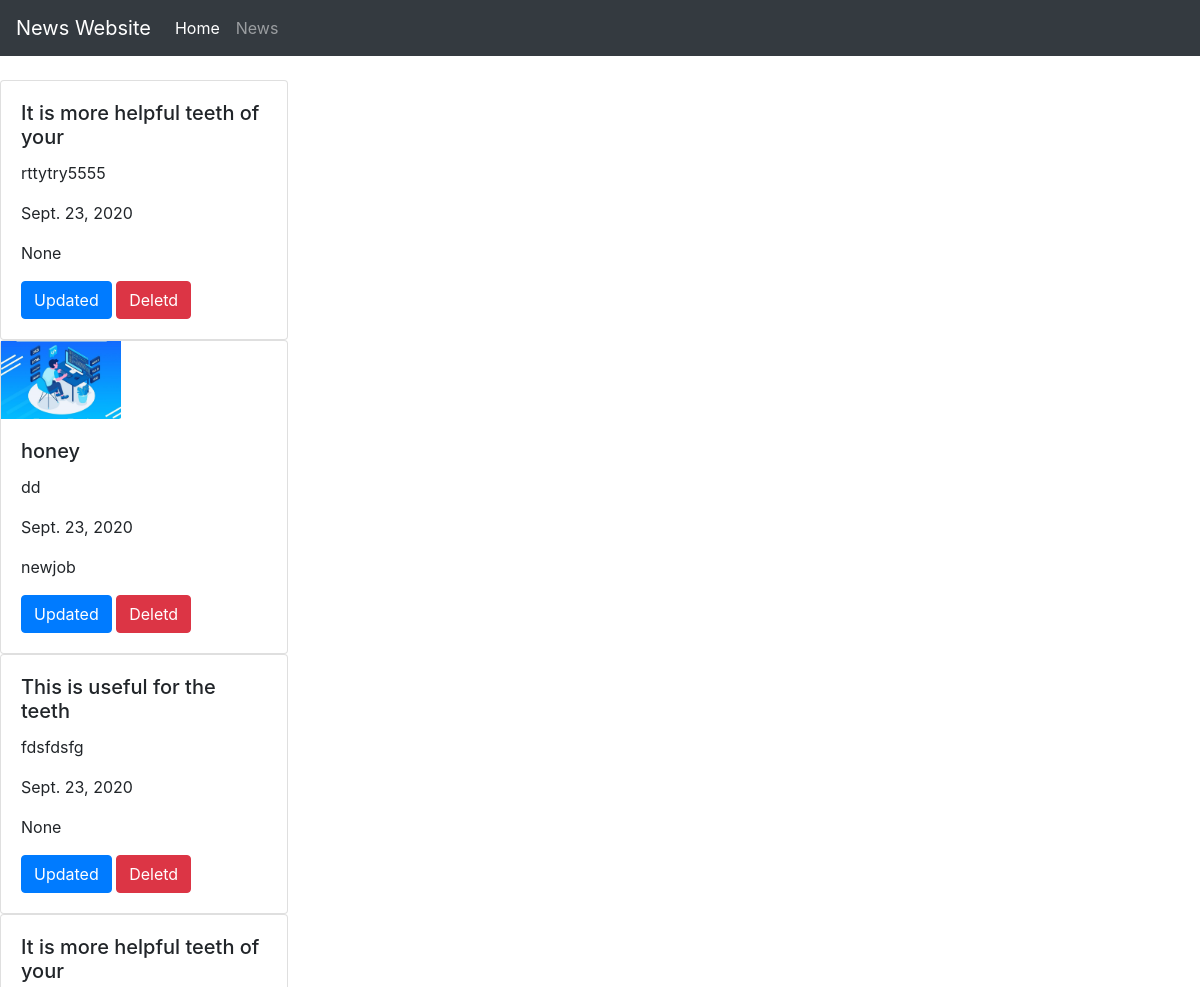
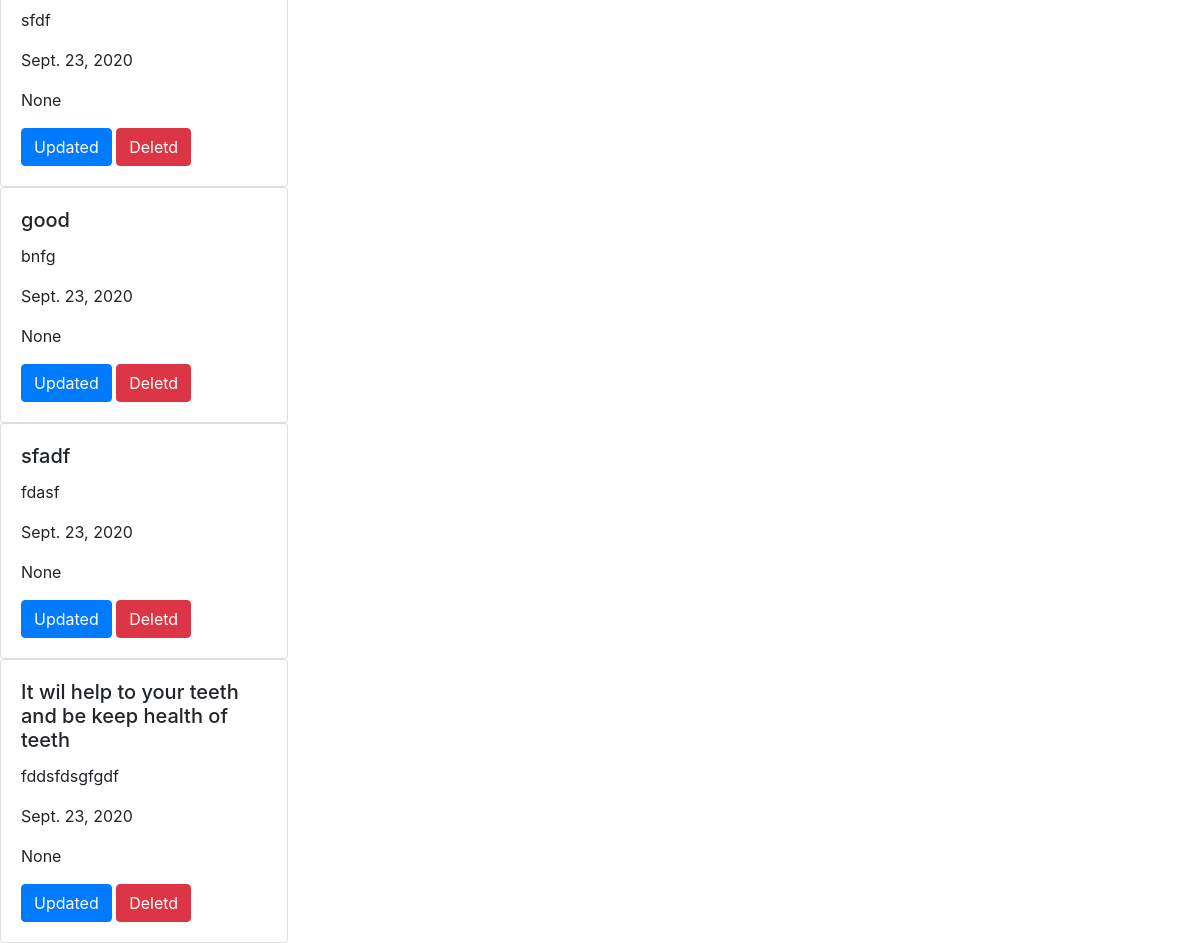
/home/, run on the app's committed database (2 pictures, top to bottom).
### news_job/models.py (models this page shows, shortened)
class News(models.Model):
    description = models.CharField(max_length=300)
    image = models.FileField(upload_to='media', blank=True,null=True)
    body = models.TextField()
    date_time = models.DateField(auto_now_add=True)
    created_by = models.ForeignKey(User, null=True,on_delete=models.CASCADE)

### news_job/views.py (the view)
# urls.py: 2. Add a URL to urlpatterns:  path('', Home.as_view(), name='home')
def Home(request):
    news = News.objects.all()
    context = {'news':news}
    return render(request,'news_job/home.html', context)

### news_job/templates/news_job/home.html (shortened to what this page needs)
{% extends "news_job/base.html" %}
{% load static %}
    {% block content %}
    <br>
        {% for new in news %}
        <div class="card" style="width: 18rem;">
                {% if new.image %}
                <img src="{{new.image.url}}" class="" style="width: 120px;">
                {% endif %}
                <td><div class="card-body"></td>
                <td><h5 class="card-title">{{new.description}}</h5></td>
                <td><p class="card-text">{{new.body}}</p></td>
                <p>{{new.date_time}}</p>
                <p>{{new.created_by }}</p>
                <td><a href="{% url 'update' new.id%}" class="btn btn-primary">Updated</a></td>
                <td><a href="{% url 'delete' new.id%}" class="btn btn-danger">Deletd</a></td>
                </div>
          {% endfor %}
    {% endblock content %}

### news_job/templates/news_job/base.html (shortened to what this page needs)
<!doctype html>
<html lang="en">
  <head>
    <link rel="stylesheet" href="https://stackpath.bootstrapcdn.com/bootstrap/4.5.2/css/bootstrap.min.css">
  </head>
  <body>
    <nav class="navbar navbar-expand-lg navbar-dark bg-dark">
        <a class="navbar-brand" href="#">News Website</a>
        <div class="collapse navbar-collapse" id="navbarSupportedContent">
          <ul class="navbar-nav mr-auto">
            <li class="nav-item active">
              <a class="nav-link" href="{% url 'home'%}">Home <span class="sr-only">(current)</span></a>
            </li>
            <li class="nav-item">
              <a class="nav-link" href="{% url 'create'%}">News</a>
            </li>
          </ul>
        </div>
      </nav>
    {% block content %}
    {% endblock content %}
  </body>
</html>

### data on the page
News: description "It is more helpful teeth of your", body "rttytry5555", date_time "Sept. 23, 2020", created_by "None"
News: image (picture), description "honey", body "dd", date_time "Sept. 23, 2020", created_by "newjob"
News: description "This is useful for the teeth", body "fdsfdsfg", date_time "Sept. 23, 2020", created_by "None"
News: description "It is more helpful teeth of your", body "sfdf", date_time "Sept. 23, 2020", created_by "None"
News: description "good", body "bnfg", date_time "Sept. 23, 2020", created_by "None"
News: description "sfadf", body "fdasf", date_time "Sept. 23, 2020", created_by "None"
News: description "It wil help to your teeth and be keep health of teeth", body "fddsfdsgfgdf", date_time "Sept. 23, 2020", created_by "None"
